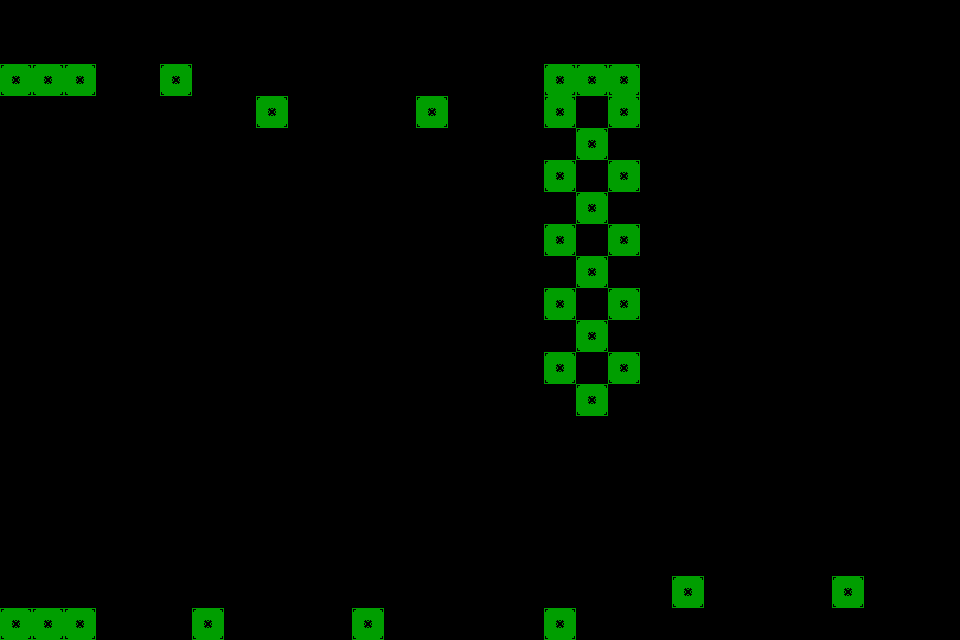

This is a level from a 2D game, rendered from its Tiled map with the project's own tilesets. A one-line summary and the complete map file follow:
An orthogonal 30x20 tile map with 32x32 px tiles, 1 tile layer (Layout) and 15 objects (7x Saw, 2x Trigger, Spawnpoint, Goal, MovTile, ...).

<map version="1.10" tiledversion="1.12.2" orientation="orthogonal" renderorder="right-down" width="30" height="20" tilewidth="32" tileheight="32" infinite="0" nextlayerid="3" nextobjectid="16">
 <editorsettings>
  <export target="../../../maps/sector2/level5.lua" format="lua" />
 </editorsettings>
 <tileset firstgid="1" name="Props" class="Saw" tilewidth="32" tileheight="32" tilecount="7" columns="0">
  <grid orientation="orthogonal" width="1" height="1" />
  <tile id="0" type="Tile">
   <image source="../../../src/assets/images/test.png" width="32" height="32" />
  </tile>
  <tile id="1" type="Placeholder">
   <image source="../../../src/assets/images/placeholder.png" width="32" height="32" />
  </tile>
  <tile id="3" type="Spike">
   <image source="../../../src/assets/images/spike.png" width="32" height="16" />
  </tile>
  <tile id="4" type="Goal">
   <image source="../../../src/assets/images/goal.png" width="32" height="32" />
  </tile>
  <tile id="5" type="Saw">
   <image source="../../../src/assets/images/saw.png" width="32" height="32" />
  </tile>
  <tile id="6" type="Spring">
   <image source="../../../src/assets/images/spring.png" width="32" height="32" />
  </tile>
  <tile id="7" type="Booster">
   <image source="../../../src/assets/images/booster.png" width="32" height="32" />
  </tile>
 </tileset>
 <layer id="1" name="Layout" width="30" height="20">
  <data encoding="csv">
0,0,0,0,0,0,0,0,0,0,0,0,0,0,0,0,0,0,0,0,0,0,0,0,0,0,0,0,0,0,
0,0,0,0,0,0,0,0,0,0,0,0,0,0,0,0,0,0,0,0,0,0,0,0,0,0,0,0,0,0,
1,1,1,0,0,1,0,0,0,0,0,0,0,0,0,0,0,1,1,1,0,0,0,0,0,0,0,0,0,0,
0,0,0,0,0,0,0,0,1,0,0,0,0,1,0,0,0,1,0,1,0,0,0,0,0,0,0,0,0,0,
0,0,0,0,0,0,0,0,0,0,0,0,0,0,0,0,0,0,1,0,0,0,0,0,0,0,0,0,0,0,
0,0,0,0,0,0,0,0,0,0,0,0,0,0,0,0,0,1,0,1,0,0,0,0,0,0,0,0,0,0,
0,0,0,0,0,0,0,0,0,0,0,0,0,0,0,0,0,0,1,0,0,0,0,0,0,0,0,0,0,0,
0,0,0,0,0,0,0,0,0,0,0,0,0,0,0,0,0,1,0,1,0,0,0,0,0,0,0,0,0,0,
0,0,0,0,0,0,0,0,0,0,0,0,0,0,0,0,0,0,1,0,0,0,0,0,0,0,0,0,0,0,
0,0,0,0,0,0,0,0,0,0,0,0,0,0,0,0,0,1,0,1,0,0,0,0,0,0,0,0,0,0,
0,0,0,0,0,0,0,0,0,0,0,0,0,0,0,0,0,0,1,0,0,0,0,0,0,0,0,0,0,0,
0,0,0,0,0,0,0,0,0,0,0,0,0,0,0,0,0,1,0,1,0,0,0,0,0,0,0,0,0,0,
0,0,0,0,0,0,0,0,0,0,0,0,0,0,0,0,0,0,1,0,0,0,0,0,0,0,0,0,0,0,
0,0,0,0,0,0,0,0,0,0,0,0,0,0,0,0,0,0,0,0,0,0,0,0,0,0,0,0,0,0,
0,0,0,0,0,0,0,0,0,0,0,0,0,0,0,0,0,0,0,0,0,0,0,0,0,0,0,0,0,0,
0,0,0,0,0,0,0,0,0,0,0,0,0,0,0,0,0,0,0,0,0,0,0,0,0,0,0,0,0,0,
0,0,0,0,0,0,0,0,0,0,0,0,0,0,0,0,0,0,0,0,0,0,0,0,0,0,0,0,0,0,
0,0,0,0,0,0,0,0,0,0,0,0,0,0,0,0,0,0,0,0,0,0,0,0,0,0,0,0,0,0,
0,0,0,0,0,0,0,0,0,0,0,0,0,0,0,0,0,0,0,0,0,1,0,0,0,0,1,0,0,0,
1,1,1,0,0,0,1,0,0,0,0,1,0,0,0,0,0,1,0,0,0,0,0,0,0,0,0,0,0,0
</data>
 </layer>
 <objectgroup id="2" name="Objects">
  <object id="1" name="Spawnpoint" gid="2" x="32" y="576" width="32" height="32" />
  <object id="2" name="Goal" gid="5" x="32" y="64" width="32" height="32" />
  <object id="3" name="Trigger" gid="2" x="512" y="608" width="32" height="32">
   <properties>
    <property name="id" value="movTile" />
    <property name="radius" type="int" value="96" />
   </properties>
  </object>
  <object id="4" name="MovTile" gid="1" x="512" y="640" width="32" height="32" />
  <object id="5" name="Booster" gid="8" x="896" y="576" width="32" height="32">
   <properties>
    <property name="speed" type="int" value="2800" />
   </properties>
  </object>
  <object id="6" name="MovSpring" gid="7" x="768" y="352" width="32" height="32" />
  <object id="7" name="Saw" gid="6" x="768" y="384" width="32" height="32" />
  <object id="8" name="Trigger" gid="2" x="736" y="288" width="32" height="32">
   <properties>
    <property name="id" value="movSpring" />
    <property name="radius" type="int" value="128" />
   </properties>
  </object>
  <object id="9" name="Saw" gid="6" x="800" y="384" width="32" height="32" />
  <object id="10" name="Saw" gid="6" x="736" y="384" width="32" height="32" />
  <object id="11" name="Saw" gid="6" x="832" y="384" width="32" height="32" />
  <object id="12" name="Saw" gid="6" x="704" y="384" width="32" height="32" />
  <object id="13" name="Saw" gid="6" x="672" y="384" width="32" height="32" />
  <object id="14" name="Saw" gid="6" x="640" y="384" width="32" height="32" />
  <object id="15" name="InviSpike" gid="4" x="576" y="64" width="32" height="16">
   <properties>
    <property name="radius" type="int" value="48" />
   </properties>
  </object>
 </objectgroup>
</map>
